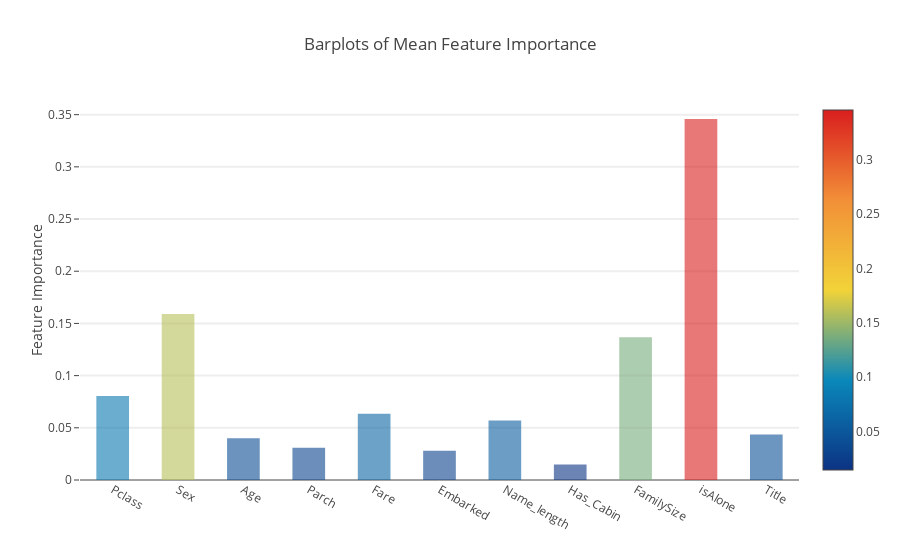

Notebook cell for this chart:
### Code cell
y = feature_dataframe['mean'].values
x = feature_dataframe['features'].values
data = [go.Bar(
            x= x,
             y= y,
            width = 0.5,
            marker=dict(
               color = feature_dataframe['mean'].values,
            colorscale='Portland',
            showscale=True,
            reversescale = False
            ),
            opacity=0.6
        )]

layout= go.Layout(
    autosize= True,
    title= 'Barplots of Mean Feature Importance',
    hovermode= 'closest',
#     xaxis= dict(
#         title= 'Pop',
#         ticklen= 5,
#         zeroline= False,
#         gridwidth= 2,
#     ),
    yaxis=dict(
        title= 'Feature Importance',
        ticklen= 5,
        gridwidth= 2
    ),
    showlegend= False
)
fig = go.Figure(data=data, layout=layout)
py.iplot(fig, filename='bar-direct-labels')

### Figure 1 — Plotly figure (JSON) as saved in the notebook; plotly's stock layout.template omitted (floating-point values rounded to 4 significant figures)
{"data": [{"marker": {"color": [0.08059, 0.1591, 0.04, 0.03084, 0.06338, 0.02812, 0.05698, 0.01473, 0.1368, 0.3458, 0.04361], "colorscale": "Portland", "reversescale": false, "showscale": true}, "opacity": 0.6, "type": "bar", "width": 0.5, "x": ["Pclass", "Sex", "Age", "Parch", "Fare", "Embarked", "Name_length", "Has_Cabin", "FamilySize", "isAlone", "Title"], "y": [0.08059, 0.1591, 0.04, 0.03084, 0.06338, 0.02812, 0.05698, 0.01473, 0.1368, 0.3458, 0.04361]}], "layout": {"autosize": true, "hovermode": "closest", "showlegend": false, "title": "Barplots of Mean Feature Importance", "yaxis": {"gridwidth": 2, "ticklen": 5, "title": "Feature Importance"}}}
